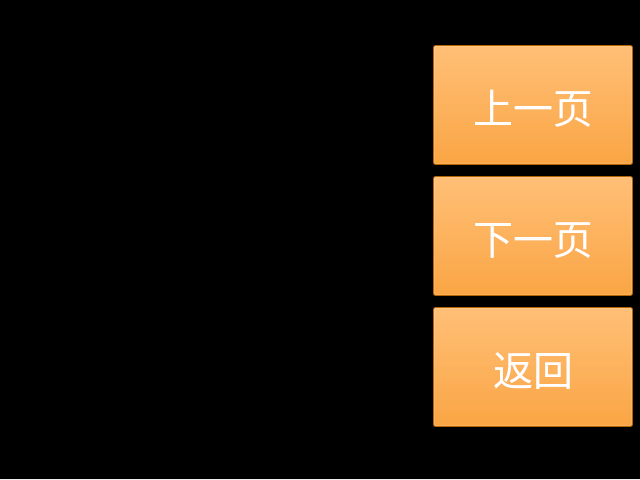
<?xml version="1.0" encoding="UTF-8"?>
<ui version="4.0">
 <class>DatabaseWindow</class>
 <widget class="QMainWindow" name="DatabaseWindow">
  <property name="geometry">
   <rect>
    <x>0</x>
    <y>0</y>
    <width>640</width>
    <height>480</height>
   </rect>
  </property>
  <property name="minimumSize">
   <size>
    <width>640</width>
    <height>480</height>
   </size>
  </property>
  <property name="maximumSize">
   <size>
    <width>640</width>
    <height>480</height>
   </size>
  </property>
  <property name="windowTitle">
   <string>MainWindow</string>
  </property>
  <property name="styleSheet">
   <string notr="true"/>
  </property>
  <widget class="QWidget" name="centralwidget">
   <widget class="QWidget" name="horizontalWidget" native="true">
    <property name="geometry">
     <rect>
      <x>0</x>
      <y>0</y>
      <width>640</width>
      <height>35</height>
     </rect>
    </property>
    <property name="minimumSize">
     <size>
      <width>640</width>
      <height>35</height>
     </size>
    </property>
    <property name="maximumSize">
     <size>
      <width>640</width>
      <height>35</height>
     </size>
    </property>
    <property name="styleSheet">
     <string notr="true">background-color:black;color:white;</string>
    </property>
    <layout class="QHBoxLayout" name="horizontalLayout"/>
   </widget>
   <widget class="QWidget" name="body" native="true">
    <property name="geometry">
     <rect>
      <x>0</x>
      <y>34</y>
      <width>640</width>
      <height>445</height>
     </rect>
    </property>
    <property name="styleSheet">
     <string notr="true">background-color:black;color:white</string>
    </property>
    <layout class="QHBoxLayout" name="horizontalLayout_2">
     <item>
      <widget class="QWidget" name="vw_1" native="true">
       <property name="minimumSize">
        <size>
         <width>200</width>
         <height>445</height>
        </size>
       </property>
       <property name="maximumSize">
        <size>
         <width>200</width>
         <height>445</height>
        </size>
       </property>
       <layout class="QVBoxLayout" name="verticalLayout">
        <property name="leftMargin">
         <number>20</number>
        </property>
        <property name="topMargin">
         <number>20</number>
        </property>
        <property name="rightMargin">
         <number>20</number>
        </property>
        <property name="bottomMargin">
         <number>20</number>
        </property>
        <item>
         <widget class="QLabel" name="photoLabel_1">
          <property name="minimumSize">
           <size>
            <width>160</width>
            <height>100</height>
           </size>
          </property>
          <property name="maximumSize">
           <size>
            <width>160</width>
            <height>100</height>
           </size>
          </property>
          <property name="text">
           <string/>
          </property>
          <property name="alignment">
           <set>Qt::AlignCenter</set>
          </property>
         </widget>
        </item>
        <item>
         <widget class="QLabel" name="textLabel_1">
          <property name="minimumSize">
           <size>
            <width>0</width>
            <height>20</height>
           </size>
          </property>
          <property name="maximumSize">
           <size>
            <width>16777215</width>
            <height>20</height>
           </size>
          </property>
          <property name="text">
           <string/>
          </property>
          <property name="alignment">
           <set>Qt::AlignCenter</set>
          </property>
         </widget>
        </item>
        <item>
         <widget class="QLabel" name="photoLabel_2">
          <property name="minimumSize">
           <size>
            <width>160</width>
            <height>100</height>
           </size>
          </property>
          <property name="maximumSize">
           <size>
            <width>160</width>
            <height>100</height>
           </size>
          </property>
          <property name="text">
           <string/>
          </property>
          <property name="alignment">
           <set>Qt::AlignCenter</set>
          </property>
         </widget>
        </item>
        <item>
         <widget class="QLabel" name="textLabel_2">
          <property name="minimumSize">
           <size>
            <width>0</width>
            <height>20</height>
           </size>
          </property>
          <property name="maximumSize">
           <size>
            <width>16777215</width>
            <height>20</height>
           </size>
          </property>
          <property name="text">
           <string/>
          </property>
          <property name="alignment">
           <set>Qt::AlignCenter</set>
          </property>
         </widget>
        </item>
        <item>
         <widget class="QLabel" name="photoLabel_3">
          <property name="minimumSize">
           <size>
            <width>160</width>
            <height>100</height>
           </size>
          </property>
          <property name="maximumSize">
           <size>
            <width>160</width>
            <height>100</height>
           </size>
          </property>
          <property name="text">
           <string/>
          </property>
          <property name="alignment">
           <set>Qt::AlignCenter</set>
          </property>
         </widget>
        </item>
        <item>
         <widget class="QLabel" name="textLabel_3">
          <property name="minimumSize">
           <size>
            <width>0</width>
            <height>20</height>
           </size>
          </property>
          <property name="maximumSize">
           <size>
            <width>16777215</width>
            <height>20</height>
           </size>
          </property>
          <property name="text">
           <string/>
          </property>
          <property name="alignment">
           <set>Qt::AlignCenter</set>
          </property>
         </widget>
        </item>
       </layout>
      </widget>
     </item>
     <item>
      <widget class="QWidget" name="vw_2" native="true">
       <property name="minimumSize">
        <size>
         <width>200</width>
         <height>445</height>
        </size>
       </property>
       <property name="maximumSize">
        <size>
         <width>200</width>
         <height>445</height>
        </size>
       </property>
       <layout class="QVBoxLayout" name="vw2">
        <property name="leftMargin">
         <number>20</number>
        </property>
        <property name="topMargin">
         <number>20</number>
        </property>
        <property name="rightMargin">
         <number>20</number>
        </property>
        <property name="bottomMargin">
         <number>20</number>
        </property>
        <item>
         <widget class="QLabel" name="photoLabel_4">
          <property name="minimumSize">
           <size>
            <width>160</width>
            <height>100</height>
           </size>
          </property>
          <property name="maximumSize">
           <size>
            <width>160</width>
            <height>100</height>
           </size>
          </property>
          <property name="text">
           <string/>
          </property>
          <property name="alignment">
           <set>Qt::AlignCenter</set>
          </property>
         </widget>
        </item>
        <item>
         <widget class="QLabel" name="textLabel_4">
          <property name="minimumSize">
           <size>
            <width>0</width>
            <height>20</height>
           </size>
          </property>
          <property name="maximumSize">
           <size>
            <width>16777215</width>
            <height>20</height>
           </size>
          </property>
          <property name="text">
           <string/>
          </property>
          <property name="alignment">
           <set>Qt::AlignCenter</set>
          </property>
         </widget>
        </item>
        <item>
         <widget class="QLabel" name="photoLabel_5">
          <property name="minimumSize">
           <size>
            <width>160</width>
            <height>100</height>
           </size>
          </property>
          <property name="maximumSize">
           <size>
            <width>160</width>
            <height>100</height>
           </size>
          </property>
          <property name="text">
           <string/>
          </property>
          <property name="alignment">
           <set>Qt::AlignCenter</set>
          </property>
         </widget>
        </item>
        <item>
         <widget class="QLabel" name="textLabel_5">
          <property name="minimumSize">
           <size>
            <width>0</width>
            <height>20</height>
           </size>
          </property>
          <property name="maximumSize">
           <size>
            <width>16777215</width>
            <height>20</height>
           </size>
          </property>
          <property name="text">
           <string/>
          </property>
          <property name="alignment">
           <set>Qt::AlignCenter</set>
          </property>
         </widget>
        </item>
        <item>
         <widget class="QLabel" name="photoLabel_6">
          <property name="minimumSize">
           <size>
            <width>160</width>
            <height>100</height>
           </size>
          </property>
          <property name="maximumSize">
           <size>
            <width>160</width>
            <height>100</height>
           </size>
          </property>
          <property name="text">
           <string/>
          </property>
          <property name="alignment">
           <set>Qt::AlignCenter</set>
          </property>
         </widget>
        </item>
        <item>
         <widget class="QLabel" name="textLabel_6">
          <property name="minimumSize">
           <size>
            <width>0</width>
            <height>20</height>
           </size>
          </property>
          <property name="maximumSize">
           <size>
            <width>16777215</width>
            <height>20</height>
           </size>
          </property>
          <property name="text">
           <string/>
          </property>
          <property name="alignment">
           <set>Qt::AlignCenter</set>
          </property>
         </widget>
        </item>
       </layout>
      </widget>
     </item>
     <item>
      <widget class="QWidget" name="vw_3" native="true">
       <property name="minimumSize">
        <size>
         <width>200</width>
         <height>445</height>
        </size>
       </property>
       <property name="maximumSize">
        <size>
         <width>200</width>
         <height>445</height>
        </size>
       </property>
       <layout class="QVBoxLayout" name="vw3">
        <property name="spacing">
         <number>0</number>
        </property>
        <property name="leftMargin">
         <number>0</number>
        </property>
        <property name="topMargin">
         <number>0</number>
        </property>
        <property name="rightMargin">
         <number>0</number>
        </property>
        <property name="bottomMargin">
         <number>40</number>
        </property>
        <item>
         <widget class="QPushButton" name="preButton">
          <property name="minimumSize">
           <size>
            <width>200</width>
            <height>120</height>
           </size>
          </property>
          <property name="maximumSize">
           <size>
            <width>200</width>
            <height>120</height>
           </size>
          </property>
          <property name="font">
           <font>
            <pointsize>30</pointsize>
           </font>
          </property>
          <property name="styleSheet">
           <string notr="true">color:white;background-color:#FF8C00</string>
          </property>
          <property name="text">
           <string>上一页</string>
          </property>
         </widget>
        </item>
        <item>
         <widget class="QPushButton" name="nextButton">
          <property name="minimumSize">
           <size>
            <width>200</width>
            <height>120</height>
           </size>
          </property>
          <property name="maximumSize">
           <size>
            <width>200</width>
            <height>120</height>
           </size>
          </property>
          <property name="font">
           <font>
            <pointsize>30</pointsize>
           </font>
          </property>
          <property name="styleSheet">
           <string notr="true">color:white;background-color:#FF8C00</string>
          </property>
          <property name="text">
           <string>下一页</string>
          </property>
         </widget>
        </item>
        <item>
         <widget class="QPushButton" name="retButton">
          <property name="minimumSize">
           <size>
            <width>200</width>
            <height>120</height>
           </size>
          </property>
          <property name="maximumSize">
           <size>
            <width>200</width>
            <height>120</height>
           </size>
          </property>
          <property name="font">
           <font>
            <pointsize>30</pointsize>
           </font>
          </property>
          <property name="styleSheet">
           <string notr="true">color:white;background-color:#FF8C00</string>
          </property>
          <property name="text">
           <string>返回</string>
          </property>
         </widget>
        </item>
       </layout>
      </widget>
     </item>
    </layout>
   </widget>
  </widget>
 </widget>
 <resources/>
 <connections/>
</ui>
